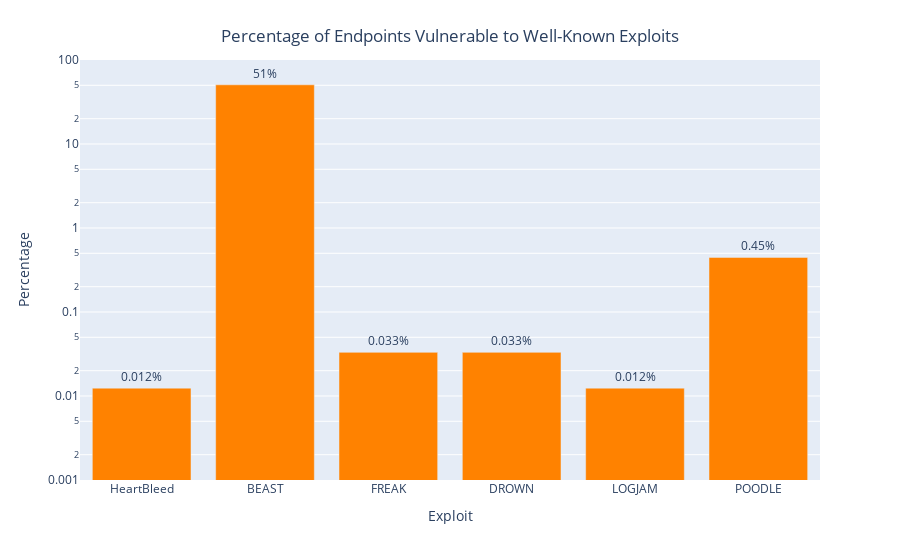

Here is the notebook cell this chart was saved with:
### Code cell
# Vulnerabilities

results = client['tls_data']['endpoints'].aggregate([
    {
        '$group': {
            '_id': None, 
            'HeartBleed': {
                '$sum': {
                    '$cmp': [
                        '$heartbleed', False
                    ]
                }
            }, 
            'BEAST': {
                '$sum': {
                    '$cmp': [
                        '$vulnBeast', False
                    ]
                }
            }, 
            'FREAK': {
                '$sum': {
                    '$cmp': [
                        '$freak', False
                    ]
                }
            }, 
            'DROWN': {
                '$sum': {
                    '$cmp': [
                        '$drownVulnerable', False
                    ]
                }
            }, 
            'LOGJAM': {
                '$sum': {
                    '$cmp': [
                        '$logjam', False
                    ]
                }
            }, 
            'POODLE': {
                '$sum': {
                    '$cmp': [
                        '$poodle', False
                    ]
                }
            }, 
            'ocspStapling': {
                '$sum': {
                    '$cmp': [
                        '$ocspStapling', False
                    ]
                }
            }, 
            'total': {
                '$sum': 1
            }
        }
    }
])


results = [(k, v) for k, v in list(results)[0].items()][1:]
df = pd.DataFrame(results, columns=["Exploit", "Percentage"])
df.loc[:, 'Percentage'] = df.loc[:, "Percentage"].div(df.iloc[-1]['Percentage']).mul(100)
df.drop(df.tail(2).index, inplace=True)
fig = px.bar(df, x="Exploit", y="Percentage", log_y=True, range_y=[0.001, 100], text="Percentage")
fig.update_traces(texttemplate='%{text:.2}%', textposition='outside', marker_color="#FF8200")
fig.update_layout(title={'text': "Percentage of Endpoints Vulnerable to Well-Known Exploits", 'xanchor': "center", 'yanchor': 'top', 'x': 0.5})

### Figure 1 — Plotly figure (JSON) as saved in the notebook; plotly's stock layout.template omitted (floating-point values rounded to 4 significant figures)
{"data": [{"alignmentgroup": "True", "hovertemplate": "Exploit=%{x}<br>Percentage=%{text}<extra></extra>", "legendgroup": "", "marker": {"color": "#FF8200", "pattern": {"shape": ""}}, "name": "", "offsetgroup": "", "orientation": "v", "showlegend": false, "text": [0.01241, 50.67, 0.03309, 0.03309, 0.01241, 0.4467], "textposition": "outside", "texttemplate": "%{text:.2}%", "type": "bar", "x": ["HeartBleed", "BEAST", "FREAK", "DROWN", "LOGJAM", "POODLE"], "xaxis": "x", "y": [0.01241, 50.67, 0.03309, 0.03309, 0.01241, 0.4467], "yaxis": "y"}], "layout": {"barmode": "relative", "legend": {"tracegroupgap": 0}, "margin": {"t": 60}, "title": {"text": "Percentage of Endpoints Vulnerable to Well-Known Exploits", "x": 0.5, "xanchor": "center", "yanchor": "top"}, "xaxis": {"anchor": "y", "domain": [0, 1], "title": {"text": "Exploit"}}, "yaxis": {"anchor": "x", "domain": [0, 1], "range": [-3.0, 2], "title": {"text": "Percentage"}, "type": "log"}}}
